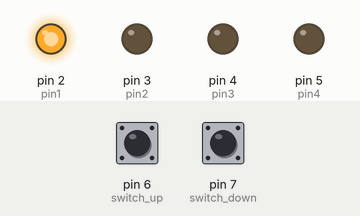
A sketch run on a simulated Arduino Uno, built with avr-gcc and run on an emulated ATmega328P. On the bench: output pins drawn as LEDs (lit = HIGH). Inputs (shaded band) come from the test bench; at power-on: pin 6 (switch_up) LOW, pin 7 (switch_down) LOW.

Above: at 0.28 s.
At 0.98 s:
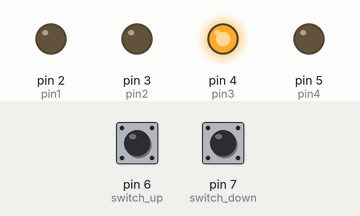
At 1.61 s:
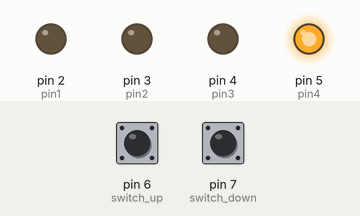
At 3.15 s:
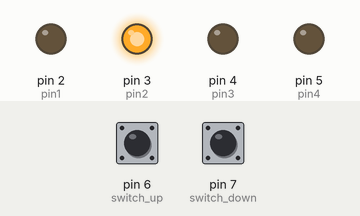
Timing chart, 0 to 3.5 s (numbered marks = the images above):
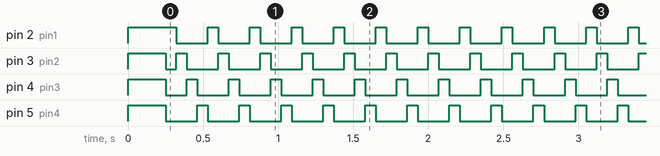

The sketch:

micro2.ino
```cpp
/*========================================================*/
/*
  Micro project 1:
  The code from candle1.txt provided by the professor was taken as model for this project.
*/
/*========================================================*/

/*------- Hardware configuration -------*/
const int  switch_up = 6;
const int  switch_down = 7;

int  switch_up_state = 0;
int  switch_down_state = 0;
int  pin1 = 2;
int  pin2 = 3;
int  pin3 = 4;
int  pin4 = 5;

/* Initializization code (run once via call from Arduino framework) */
void setup() {
  // establish direction of pins we are using for LEDs
  pinMode(pin1, OUTPUT);
  pinMode(pin2, OUTPUT);
  pinMode(pin3, OUTPUT);
  pinMode(pin4, OUTPUT);
  pinMode(switch_up, INPUT);
  pinMode(switch_down, INPUT);

  // Turn on all pins at once so we know they are alive and hooked up right
  digitalWrite(pin1, HIGH);
  digitalWrite(pin2, HIGH);
  digitalWrite(pin3, HIGH);
  digitalWrite(pin4, HIGH);
  delay(250);
  digitalWrite(pin1, LOW);
  digitalWrite(pin2, LOW);
  digitalWrite(pin3, LOW);
  digitalWrite(pin4, LOW);
}

/* Main routine (called repeated by from the Arduino framework) */
void loop() {

 switch_up_state = digitalRead(switch_up);

 switch_down_state = digitalRead(switch_down);

 if (switch_up_state == HIGH) {
   switch_down_state = LOW;
   pin1 = 2;
   pin2 = 3;
   pin3 = 4;
   pin4 = 5;

 }
 else if (switch_down_state == HIGH) {
   switch_up_state = LOW;
   pin1 = 5;
   pin2 = 4;
   pin3 = 3;
   pin4 = 2;
 }

 digitalWrite(pin1, HIGH); delay(70); digitalWrite(pin1, LOW);
 digitalWrite(pin2, HIGH); delay(70); digitalWrite(pin2, LOW);
 digitalWrite(pin3, HIGH); delay(70); digitalWrite(pin3, LOW);
 digitalWrite(pin4, HIGH); delay(70); digitalWrite(pin4, LOW);

// digitalWrite(pin1, HIGH); delay(35); digitalWrite(pin1, LOW);
// digitalWrite(pin2, HIGH); delay(35); digitalWrite(pin2, LOW);
// digitalWrite(pin3, HIGH); delay(35); digitalWrite(pin3, LOW);
// digitalWrite(pin4, HIGH); delay(35); digitalWrite(pin4, LOW);
//
// digitalWrite(pin1, HIGH); delay(35); digitalWrite(pin1, LOW);
// digitalWrite(pin2, HIGH); delay(35); digitalWrite(pin2, LOW);
// digitalWrite(pin3, HIGH); delay(35); digitalWrite(pin3, LOW);
// digitalWrite(pin4, HIGH); delay(35); digitalWrite(pin4, LOW);
//
// digitalWrite(pin1, HIGH); delay(35); digitalWrite(pin1, LOW);
// digitalWrite(pin2, HIGH); delay(35); digitalWrite(pin2, LOW);
// digitalWrite(pin3, HIGH); delay(35); digitalWrite(pin3, LOW);
// digitalWrite(pin4, HIGH); delay(35); digitalWrite(pin4, LOW);


}  // end loop()
```

Measured:
- by itself, pin 2 (pin1), pin 4 (pin3), pin 5 (pin4): alternates HIGH for 0.07 s and LOW for 0.21 s
- by itself, pin 3 (pin2): repeats every 0.28 s: HIGH 0.07 s, LOW 0.21 s
